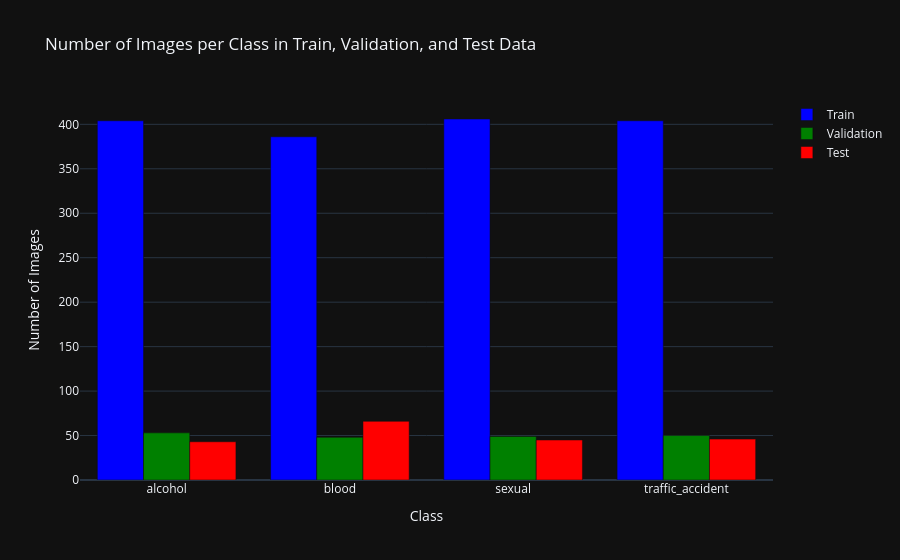

Source (notebook cell):
### Code cell
_, train_counts = np.unique(train_labels, return_counts=True)
_, val_counts = np.unique(val_labels, return_counts=True)
_, test_counts = np.unique(test_labels, return_counts=True)

fig = go.Figure()

fig.add_trace(go.Bar(
    x=class_names,
    y=train_counts,
    name='Train',
    marker=dict(color='blue')
))

fig.add_trace(go.Bar(
    x=class_names,
    y=val_counts,
    name='Validation',
    marker=dict(color='green')
))

fig.add_trace(go.Bar(
    x=class_names,
    y=test_counts,
    name='Test',
    marker=dict(color='red')
))

fig.update_layout(
    title="Number of Images per Class in Train, Validation, and Test Data",
    barmode='group',
    xaxis_title="Class",
    yaxis_title="Number of Images",
    template="plotly_dark"
)

# Show the plot
fig.show()

### Figure 1 — Plotly figure (JSON) as saved in the notebook; plotly's stock layout.template omitted (floating-point values rounded to 4 significant figures)
{"data": [{"marker": {"color": "blue"}, "name": "Train", "x": ["alcohol", "blood", "sexual", "traffic_accident"], "y": [404, 386, 406, 404], "type": "bar"}, {"marker": {"color": "green"}, "name": "Validation", "x": ["alcohol", "blood", "sexual", "traffic_accident"], "y": [53, 48, 49, 50], "type": "bar"}, {"marker": {"color": "red"}, "name": "Test", "x": ["alcohol", "blood", "sexual", "traffic_accident"], "y": [43, 66, 45, 46], "type": "bar"}], "layout": {"title": {"text": "Number of Images per Class in Train, Validation, and Test Data"}, "barmode": "group", "xaxis": {"title": {"text": "Class"}}, "yaxis": {"title": {"text": "Number of Images"}}}}
